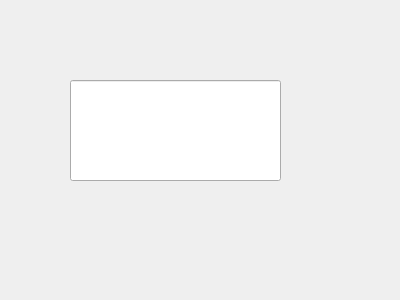
<?xml version="1.0" encoding="UTF-8"?>
<ui version="4.0">
 <class>Widget</class>
 <widget class="QWidget" name="Widget">
  <property name="geometry">
   <rect>
    <x>0</x>
    <y>0</y>
    <width>400</width>
    <height>300</height>
   </rect>
  </property>
  <property name="windowTitle">
   <string>Widget</string>
  </property>
  <widget class="QLineEdit" name="lineEdit">
   <property name="geometry">
    <rect>
     <x>70</x>
     <y>80</y>
     <width>211</width>
     <height>101</height>
    </rect>
   </property>
  </widget>
 </widget>
 <resources/>
 <connections/>
</ui>
